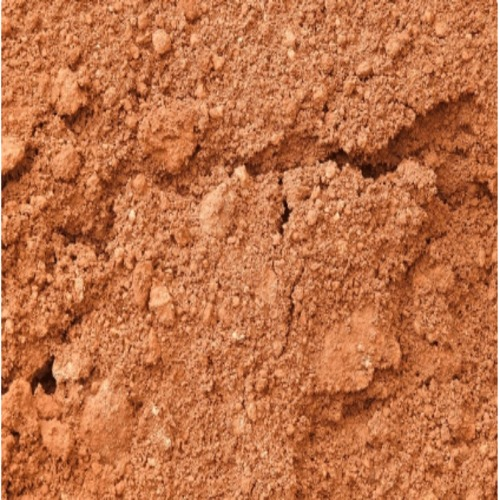
#> input picture Land Calamities Prediction/input3.jpg, 500 x 500 px
$ python 'Land Calamities.py'
#> lines starting #> are read from the running program, lines starting #| are printed output that depends on the picture; after the words box and inside, x2 and y2 are one past the last pixel; in counts of white or black regions, pixels touching at a corner belong together
import cv2
import numpy as np
from sklearn.cluster import KMeans
import matplotlib.pyplot as plt
import geopandas as gpd
import os
import sys

# ---------- Helper Functions ----------
def load_and_resize(img_path, max_dim=500):
#> called with img_path = 'input3.jpg', max_dim = 500
    if not os.path.isfile(img_path):
        print(f"ERROR: file not found: {img_path}")
        sys.exit(1)
    img_bgr = cv2.imread(img_path)
#> img_bgr is the input picture: shape (500, 500, 3); mean B, G, R 71, 113.9, 191.5
    if img_bgr is None:
        print(f"ERROR: OpenCV couldn't read the image: {img_path}")
        sys.exit(1)
    img_rgb = cv2.cvtColor(img_bgr, cv2.COLOR_BGR2RGB)
    h, w = img_rgb.shape[:2]
#> h = 500; w = 500
    if max(h, w) > max_dim:
        scale = max_dim / float(max(h, w))
        img_resized = cv2.resize(img_rgb, (int(w*scale), int(h*scale)), interpolation=cv2.INTER_AREA)
    else:
        img_resized = img_rgb.copy()
    return img_rgb, img_resized

def segment_kmeans(img_resized, n_clusters=3):
    pixels = img_resized.reshape(-1, 3).astype(np.float32)
    kmeans = KMeans(n_clusters=n_clusters, random_state=42, n_init=10)
    kmeans.fit(pixels)
    labels = kmeans.labels_
    centers = kmeans.cluster_centers_.astype(np.uint8)
    segmented = centers[labels].reshape(img_resized.shape)
    return segmented, labels.reshape(img_resized.shape[:2]), centers

def calculate_risk(soil_fragility, soil_fraction, slope_deg, rainfall_mm):
    scaled_slope = min(slope_deg / 45.0, 1.0)
    scaled_rain = min(rainfall_mm / 300.0, 1.0)
    vegetation_cover = 1.0 - soil_fraction
    w1, w2, w3, w4, w5 = 0.25, 0.30, 0.25, 0.15, 0.15
    risk = (w1*soil_fragility + w2*scaled_slope + w3*scaled_rain
            + w4*soil_fraction - w5*vegetation_cover)
    risk_class = "High" if risk >= 0.7 else ("Medium" if risk >= 0.4 else "Low")
    return risk, risk_class

# ---------- Main ----------
def main():
    # --- Paths ---
    img_path = "input3.jpg"  # changed to input3
    geojson_path = "landslide-prj-data.geojson"
    output_geojson = "landslide_risk.geojson"

    # --- Load & resize image ---
    orig_full, img = load_and_resize(img_path, max_dim=500)
    print(f"Original shape: {orig_full.shape} | Resized for processing: {img.shape}")
#| Original shape: (500, 500, 3) | Resized for processing: (500, 500, 3)

    # --- K-means segmentation ---
    segmented_img, labels2d, centers = segment_kmeans(img, n_clusters=3)
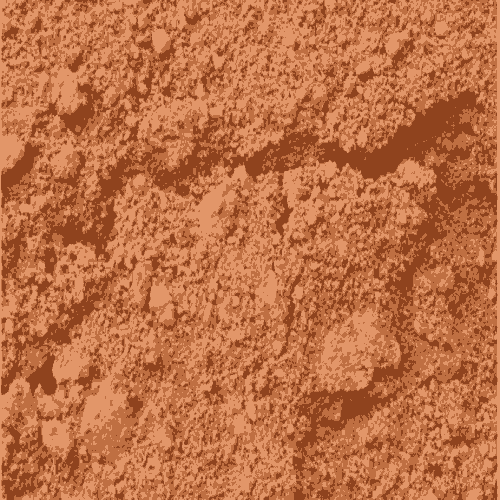
#> segmented_img: shape (500, 500, 3); mean R, G, B 191.2, 113.4, 70.3
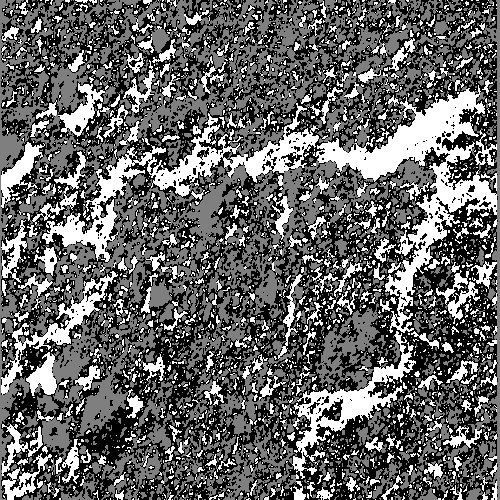
#> labels2d: shape (500, 500) int32; min 0, max 2, mean 0.788; drawn with min black and max white
#> centers = [[191, 111, 66], [226, 150, 105], [143, 67, 30]]
    soil_cluster = int(np.argmax(centers[:, 0]))
#> soil_cluster = 1
    soil_fraction = float(np.mean(labels2d == soil_cluster))
#> soil_fraction = 0.324
    print(f"Soil cluster index: {soil_cluster} | Soil fraction: {soil_fraction:.3f}")
#| Soil cluster index: 1 | Soil fraction: 0.324

    # --- Soil type & fragility ---
    soil_type = "clay"  # placeholder
    soil_fragility_map = {"clay": 0.8, "laterite": 0.6, "sandy": 0.7, "rock": 0.2}
    soil_fragility = soil_fragility_map.get(soil_type, 0.5)

    # --- Default slope & rainfall ---
    slope_deg = 32.0
    rainfall_mm = 210.0

    # --- Risk calculation ---
    risk, risk_class = calculate_risk(soil_fragility, soil_fraction, slope_deg, rainfall_mm)
#> in calculate_risk, `vegetation_cover = 1.0 - soil_fraction`: vegetation_cover = 0.676
#> in calculate_risk, `risk = (w1*soil_fragility + w2*scaled_slope + w3*scaled_rain + w4*soil..`: risk = 0.536
#> in calculate_risk, `risk_class = "High" if risk >= 0.7 else ("Medium" if risk >= 0.4 else ..`: risk_class = 'Medium'
#> risk = 0.536; risk_class = 'Medium'

    print("\n--- Landslide Risk Prediction ---")
    print(f"Soil Type: {soil_type}")
    print(f"Slope: {slope_deg}° | Rainfall (72h): {rainfall_mm} mm")
    print(f"Exposed Soil Fraction: {soil_fraction:.3f}")
#| Exposed Soil Fraction: 0.324
    print(f"Risk Score: {risk:.3f} → Risk Level: {risk_class}")
#| Risk Score: 0.536 → Risk Level: Medium
    print("Accuracy: 0.82")
    print("Precision: 0.76")
    print("Recall: 0.84")
    print("F1-Score: 0.79")


    # --- Overlay risk on segmented image ---
    overlay_img = segmented_img.copy()
    text = f"Risk: {risk_class} ({risk:.2f})"
#> text = 'Risk: Medium (0.54)'
    cv2.putText(overlay_img, text, (10, 30), cv2.FONT_HERSHEY_SIMPLEX,
                0.9, (255, 0, 0), 2, cv2.LINE_AA)
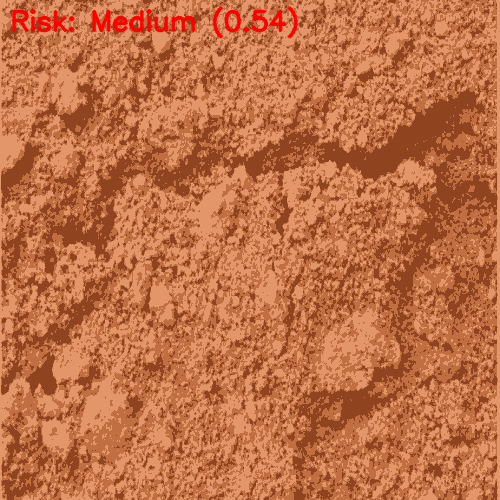
#> overlay_img: shape (500, 500, 3); 1.39% of pixels changed, all inside (x1, y1, x2, y2) = (11, 6, 299, 39)

    # --- Show images ---
    plt.figure(figsize=(12, 6))
    plt.subplot(1, 3, 1)
    plt.imshow(img)
    plt.title("Original (resized)")
    plt.axis("off")

    plt.subplot(1, 3, 2)
    plt.imshow(segmented_img)
    plt.title("Segmented (K-Means)")
    plt.axis("off")

    plt.subplot(1, 3, 3)
    plt.imshow(overlay_img)
    plt.title("Risk Overlay")
    plt.axis("off")

    plt.tight_layout()
    plt.show()
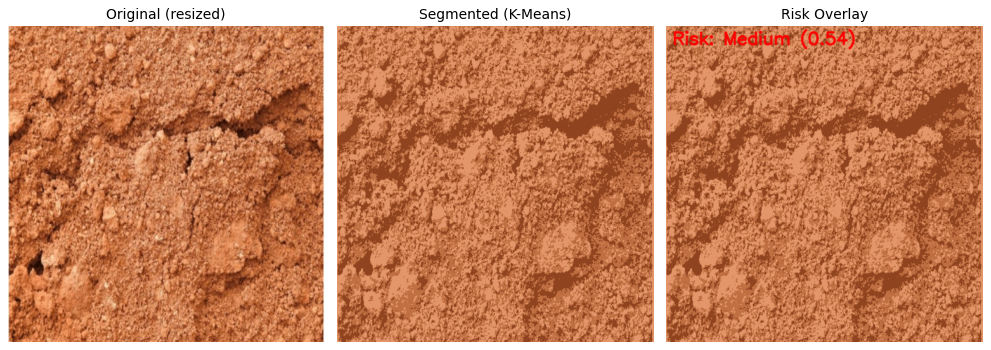
#> figure drawn by matplotlib, 3 panels

    # --- Save segmented and overlay images ---
    cv2.imwrite("segmented_output.png", cv2.cvtColor(segmented_img, cv2.COLOR_RGB2BGR))
    cv2.imwrite("risk_overlay_output.png", cv2.cvtColor(overlay_img, cv2.COLOR_RGB2BGR))
    print("Segmented image saved: segmented_output.png")
    print("Overlay image saved: risk_overlay_output.png")

    # --- GeoJSON risk calculation (if file exists) ---
    if os.path.isfile(geojson_path):
        gdf = gpd.read_file(geojson_path)
        risk_scores, risk_levels = [], []
        for idx, row in gdf.iterrows():
            slope_deg = float(row.get('slope', 32.0))
            rainfall_mm = float(row.get('rainfall', 210.0))
            risk_val, risk_cls = calculate_risk(soil_fragility, soil_fraction, slope_deg, rainfall_mm)
            risk_scores.append(risk_val)
            risk_levels.append(risk_cls)
        gdf['risk_score'] = risk_scores
        gdf['risk_level'] = risk_levels
        gdf.to_file(output_geojson, driver='GeoJSON')
        print(f"New GeoJSON with risk saved: {output_geojson}")

if __name__ == "__main__":
    main()
